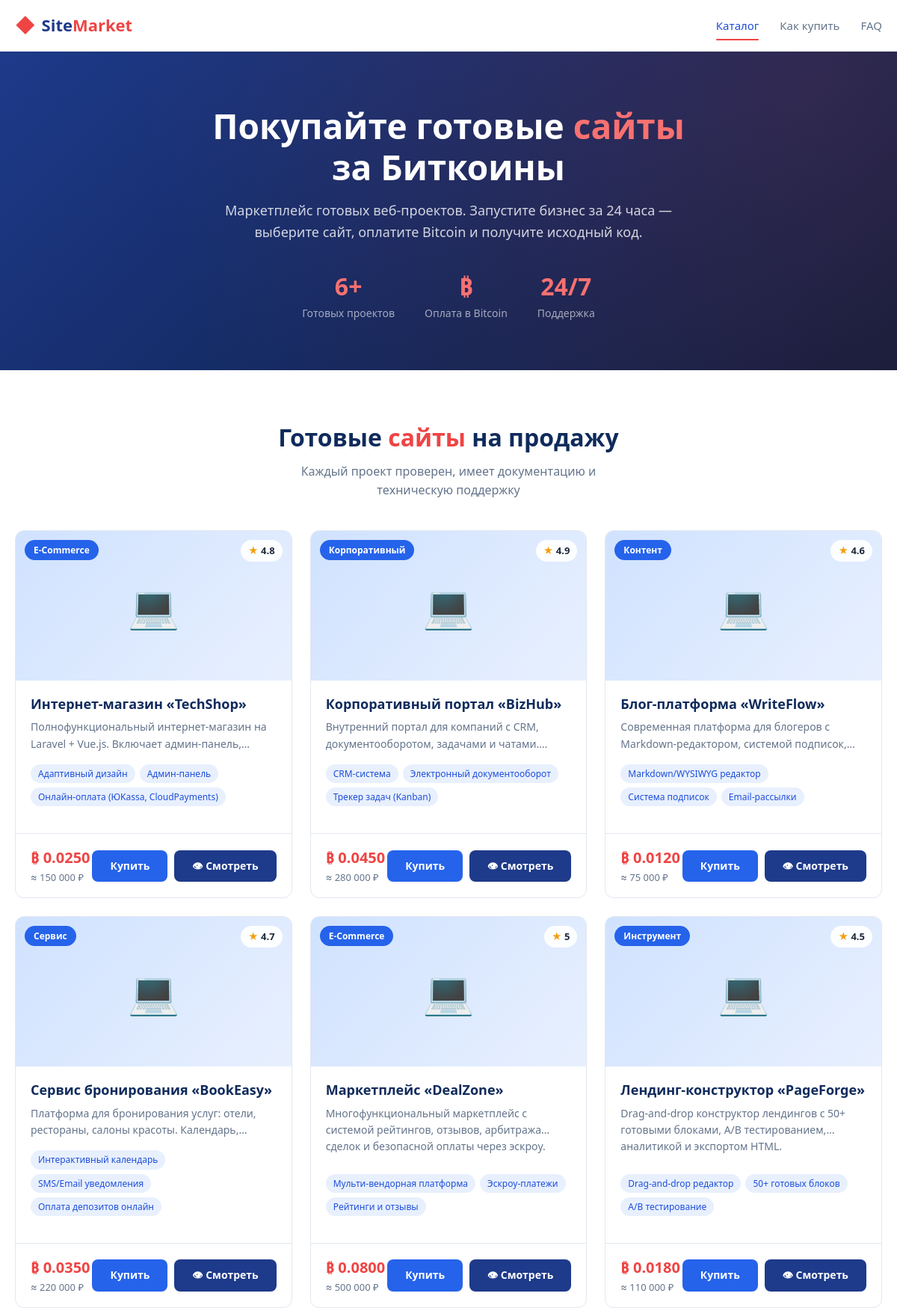
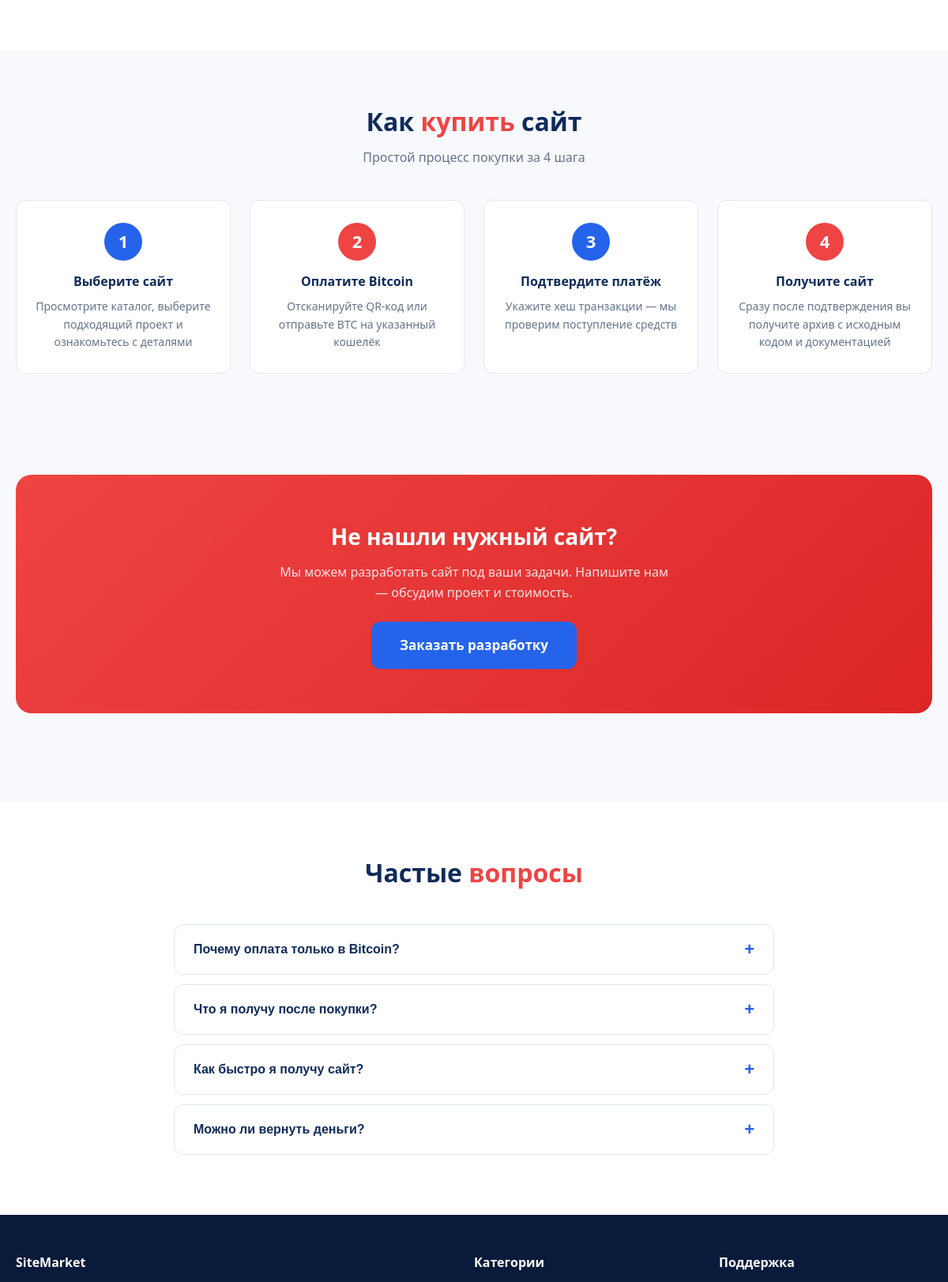
The page / (upper part) on the database its author committed (2 pictures, top to bottom).
### tables this page shows
CREATE TABLE products (
    id              INT UNSIGNED AUTO_INCREMENT PRIMARY KEY,
    title           VARCHAR(255)    NOT NULL,
    category        VARCHAR(100)    NOT NULL,
    price_btc       DECIMAL(12,6)   NOT NULL,
    price_rub       DECIMAL(12,2)   NOT NULL,
    description     TEXT            NOT NULL,
    features        JSON            NOT NULL COMMENT 'JSON-массив возможностей',
    tech_stack      VARCHAR(500)    NOT NULL,
    domain_included TINYINT(1)      NOT NULL DEFAULT 0,
    support_months  INT UNSIGNED    NOT NULL DEFAULT 1,
    image           VARCHAR(255)    DEFAULT NULL,
    demo_url        VARCHAR(500)    DEFAULT NULL,
    rating          DECIMAL(3,1)    NOT NULL DEFAULT 0.0,
    sales           INT UNSIGNED    NOT NULL DEFAULT 0,
    is_active       TINYINT(1)      NOT NULL DEFAULT 1,
    created_at      TIMESTAMP       DEFAULT CURRENT_TIMESTAMP,
    updated_at      TIMESTAMP       DEFAULT CURRENT_TIMESTAMP ON UPDATE CURRENT_TIMESTAMP,
    INDEX idx_category (category),
    INDEX idx_active (is_active)
);

### includes/products.php (called while the page is built, shortened)
<?php
function getProductsCount(): int
{
    $db = getDB();
    return (int) $db
        ->query("SELECT COUNT(*) FROM products WHERE is_active = 1")
        ->fetchColumn();
}
function getProductsPage(int $page = 1, int $perPage = 6): array
{
    $db = getDB();
    $offset = ($page - 1) * $perPage;
    $stmt = $db->prepare(
        "SELECT * FROM products WHERE is_active = 1 ORDER BY id ASC LIMIT :limit OFFSET :offset",
    );
    $stmt->bindValue(":limit", $perPage, PDO::PARAM_INT);
    $stmt->bindValue(":offset", $offset, PDO::PARAM_INT);
    $stmt->execute();
    $products = $stmt->fetchAll();
    foreach ($products as &$product) {
        $product["features"] = json_decode($product["features"], true) ?? [];
        $product["domain_included"] = (bool) $product["domain_included"];
        $product["price_btc"] = (float) $product["price_btc"];
        $product["price_rub"] = (float) $product["price_rub"];
        $product["rating"] = (float) $product["rating"];
        $product["sales"] = (int) $product["sales"];
        $product["support_months"] = (int) $product["support_months"];
    }
    return $products;
}

### index.php (the view, shortened to what this page needs)
<?php
require_once "includes/products.php";
include "includes/header.php";
?>
<section class="hero">
    <div class="container">
        <h1 class="hero__title">Покупайте готовые <span>сайты</span><br>за Биткоины</h1>
        <p class="hero__subtitle">
            Маркетплейс готовых веб-проектов. Запустите бизнес за 24 часа — выберите сайт, оплатите Bitcoin и получите исходный код.
        </p>
        <div class="hero__stats">
            <div class="hero__stat">
                <div class="hero__stat-value"><?= getProductsCount() ?>+</div>
                <div class="hero__stat-label">Готовых проектов</div>
            </div>
            <div class="hero__stat">
                <div class="hero__stat-value">&#x20BF;</div>
                <div class="hero__stat-label">Оплата в Bitcoin</div>
            </div>
            <div class="hero__stat">
                <div class="hero__stat-value">24/7</div>
                <div class="hero__stat-label">Поддержка</div>
            </div>
        </div>
    </div>
</section>
<section class="section section--light" id="catalog">
    <div class="container">
        <div class="section__header">
            <h2 class="section__title">Готовые <span>сайты</span> на продажу</h2>
            <p class="section__desc">Каждый проект проверен, имеет документацию и техническую поддержку</p>
        </div>
        <div class="catalog-grid">
            <?php
            $page = isset($_GET["page"]) ? max(1, (int) $_GET["page"]) : 1;
            $perPage = ITEMS_PER_PAGE;
            $totalProducts = getProductsCount();
            $products = getProductsPage($page, $perPage);
            foreach ($products as $product): ?>
            <div class="card">
                <div class="card__image-wrap">
                    <?php if (file_exists($product["image"])): ?>
                        <img src="<?= $product[
                            "image"
                        ] ?>" alt="<?= htmlspecialchars(
    $product["title"],
) ?>" class="card__image" loading="lazy">
                    <?php else: ?>
                        <div class="card__image-placeholder">&#x1F4BB;</div>
                    <?php endif; ?>
                    <span class="card__category"><?= htmlspecialchars(
                        $product["category"],
                    ) ?></span>
                    <span class="card__rating"><span>&#9733;</span> <?= $product[
                        "rating"
                    ] ?></span>
                </div>
                <div class="card__body">
                    <h3 class="card__title"><?= htmlspecialchars(
                        $product["title"],
                    ) ?></h3>
                    <p class="card__desc"><?= htmlspecialchars(
                        $product["description"],
                    ) ?></p>
                    <div class="card__tags">
                        <?php foreach (
                            array_slice($product["features"], 0, 3)
                            as $feat
                        ): ?>
                            <span class="card__tag"><?= htmlspecialchars(
                                $feat,
                            ) ?></span>
                        <?php endforeach; ?>
                    </div>
                </div>
                <div class="card__footer">
                    <div>
                        <div class="card__price-btc">&#x20BF; <?= number_format(
                            $product["price_btc"],
                            4,
                        ) ?></div>
                        <div class="card__price-rub">≈ <?= number_format(
                            $product["price_rub"],
                            0,
                            ",",
                            " ",
                        ) ?> ₽</div>
                    </div>
                    <a href="detail.php?id=<?= $product[
                        "id"
                    ] ?>" class="card__btn">Купить</a>
                    <?php if (!empty($product["demo_url"])): ?>
                    <a href="viewer.php?id=<?= $product[
                        "id"
                    ] ?>" class="card__btn" style="background:var(--blue-700);margin-left:6px;">&#x1F441; Смотреть</a>
                    <?php endif; ?>
                </div>
            </div>
            <?php endforeach;
            ?>
        </div>
    </div>
</section>
<section class="section" id="howitworks">
    <div class="container">
        <div class="section__header">
            <h2 class="section__title">Как <span>купить</span> сайт</h2>
            <p class="section__desc">Простой процесс покупки за 4 шага</p>
        </div>
        <div class="steps">
            <div class="step">
                <div class="step__num">1</div>
                <h3 class="step__title">Выберите сайт</h3>
                <p class="step__desc">Просмотрите каталог, выберите подходящий проект и ознакомьтесь с деталями</p>
            </div>
            <div class="step">
                <div class="step__num">2</div>
                <h3 class="step__title">Оплатите Bitcoin</h3>
                <p class="step__desc">Отсканируйте QR-код или отправьте BTC на указанный кошелёк</p>
            </div>
            <div class="step">
                <div class="step__num">3</div>
                <h3 class="step__title">Подтвердите платёж</h3>
                <p class="step__desc">Укажите хеш транзакции — мы проверим поступление средств</p>
            </div>
            <div class="step">
                <div class="step__num">4</div>
                <h3 class="step__title">Получите сайт</h3>
                <p class="step__desc">Сразу после подтверждения вы получите архив с исходным кодом и документацией</p>
            </div>
        </div>
    </div>
</section>
<section class="section">
    <div class="container">
        <div class="cta">
            <h2 class="cta__title">Не нашли нужный сайт?</h2>
            <p class="cta__desc">Мы можем разработать сайт под ваши задачи. Напишите нам — обсудим проект и стоимость.</p>
            <a href="mailto:support@sitemarket.ru" class="btn btn--primary btn--lg">Заказать разработку</a>
        </div>
    </div>
</section>
<section class="section section--light" id="faq">
    <div class="container">
        <div class="section__header">
            <h2 class="section__title">Частые <span>вопросы</span></h2>
        </div>
        <div class="faq">
            <div class="faq__item">
                <button class="faq__q" onclick="this.parentElement.classList.toggle('faq__item--open')">Почему оплата только в Bitcoin?</button>
            </div>
            <div class="faq__item">
                <button class="faq__q" onclick="this.parentElement.classList.toggle('faq__item--open')">Что я получу после покупки?</button>
            </div>
            <div class="faq__item">
                <button class="faq__q" onclick="this.parentElement.classList.toggle('faq__item--open')">Как быстро я получу сайт?</button>
            </div>
            <div class="faq__item">
                <button class="faq__q" onclick="this.parentElement.classList.toggle('faq__item--open')">Можно ли вернуть деньги?</button>
            </div>
        </div>
    </div>
</section>
<?php include "includes/footer.php"; ?>

### rows shown on the page
products: category "E-Commerce", rating "4.8", title "Интернет-магазин «TechShop»", description "Полнофункциональный интернет-магазин на Laravel + Vue.js. Включает…", feat "Адаптивный дизайн", feat "Админ-панель", feat "Онлайн-оплата (ЮKassa, CloudPayments)", price_btc "0.0250", price_rub "150 000"
products: category "Корпоративный", rating "4.9", title "Корпоративный портал «BizHub»", description "Внутренний портал для компаний с CRM, документооборотом, задачами и…", feat "CRM-система", feat "Электронный документооборот", feat "Трекер задач (Kanban)", price_btc "0.0450", price_rub "280 000"
products: category "Контент", rating "4.6", title "Блог-платформа «WriteFlow»", description "Современная платформа для блогеров с Markdown-редактором, системой…", feat "Markdown/WYSIWYG редактор", feat "Система подписок", feat "Email-рассылки", price_btc "0.0120", price_rub "75 000"
products: category "Сервис", rating "4.7", title "Сервис бронирования «BookEasy»", description "Платформа для бронирования услуг: отели, рестораны, салоны красоты.…", feat "Интерактивный календарь", feat "SMS/Email уведомления", feat "Оплата депозитов онлайн", price_btc "0.0350", price_rub "220 000"
products: category "E-Commerce", rating "5", title "Маркетплейс «DealZone»", description "Многофункциональный маркетплейс с системой рейтингов, отзывов, арбитража сделок и безопасной оплаты через эскроу.", feat "Мульти-вендорная платформа", feat "Эскроу-платежи", feat "Рейтинги и отзывы", price_btc "0.0800", price_rub "500 000"
products: category "Инструмент", rating "4.5", title "Лендинг-конструктор «PageForge»", description "Drag-and-drop конструктор лендингов с 50+ готовыми блоками, A/B тестированием, аналитикой и экспортом HTML.", feat "Drag-and-drop редактор", feat "50+ готовых блоков", feat "A/B тестирование", price_btc "0.0180", price_rub "110 000"

### other values the page prints
getProductsCount() "6"
